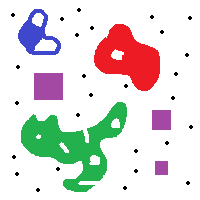
#> input picture atividade03/morfologia.png, 200 x 200 px
$ python problema-3.py
#> lines starting #> are read from the running program, lines starting #| are printed output that depends on the picture; after the words box and inside, x2 and y2 are one past the last pixel; in counts of white or black regions, pixels touching at a corner belong together
import cv2
import numpy as np

IMG_SIZE = 200
PURPLE = (164, 73, 163)

def show(winname, img):
    cv2.imshow(winname, img)
    cv2.waitKey(0)
    cv2.destroyAllWindows()

img = cv2.imread("morfologia.png")
#> img is the input picture: shape (200, 200, 3); mean B, G, R 216.8, 220.1, 222.7
show("Imagem original", img)

# Se livrar dos elementos desnecessarios
for i in range(IMG_SIZE):
    for j in range(IMG_SIZE):
        if np.all(img[i][j] == 0) or np.any(img[i][j] == PURPLE[0]):
            img[i][j] = (255, 255, 255)
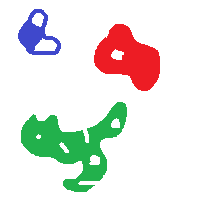
#> img: shape (200, 200, 3); 4.17% of pixels changed, all inside (x1, y1, x2, y2) = (11, 8, 193, 192)

show("Elimina elementos desnecessários", img)
cv2.imwrite("resultados/problema-3/1-Eliminar-elem-desnecessarios.png", img)

cinza = cv2.cvtColor(img, cv2.COLOR_BGR2GRAY)
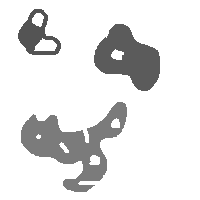
#> cinza: shape (200, 200); min 84, max 255, mean 227.4
show("Escala de cinza", cinza)
cv2.imwrite("resultados/problema-3/2-Graus-de-cinza.png", cinza)

ret, lim = cv2.threshold(cinza, 200, 255, cv2.THRESH_BINARY)
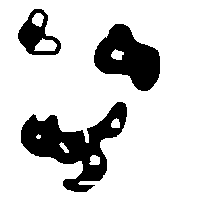
#> lim: shape (200, 200); 81.4% white; 3 black regions
show("Limiarizado", lim)
cv2.imwrite("resultados/problema-3/3-Limiarizado.png", lim)

cont, hierarchy = cv2.findContours(lim, cv2.RETR_TREE, cv2.CHAIN_APPROX_SIMPLE)
#> cont = 11 contours, 1 with area under 20; largest, box (x1, y1, x2, y2) and area: (0, 0, 200, 200) 39601, (20, 101, 128, 193) 4346, (93, 23, 161, 92) 2820, (17, 8, 62, 56) 1314, (34, 38, 57, 51) 184

fecho = []
for i in range(len(cont)):
    fecho.append(cv2.convexHull(cont[i], False))
#> this loop made 11 passes
#> after the loop, fecho = 11 contours, 1 with area under 20; largest, box (x1, y1, x2, y2) and area: (0, 0, 200, 200) 39601, (20, 101, 128, 193) 6630, (93, 23, 161, 92) 3126, (17, 8, 62, 56) 1478, (34, 38, 57, 51) 197

res = np.zeros((lim.shape[0], lim.shape[1], 3), np.uint8)
for i in range(len(cont)):
    cor_contorno = (0, 0, 255)
    cor_fecho = (0, 255, 0)
    cv2.drawContours(res, cont, i, cor_contorno, 1, 8, hierarchy)
    cv2.drawContours(res, fecho, i, cor_fecho, 1, 8)
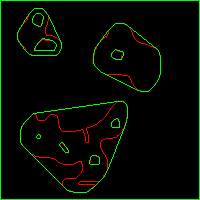
#> res: shape (200, 200, 3); mean of channels 0, 1, 2 0, 10.2, 3.3; drawn as B, G, R

show("Fechos convexos", res)

cv2.imwrite("resultados/problema-3/4-Final.png", res)
